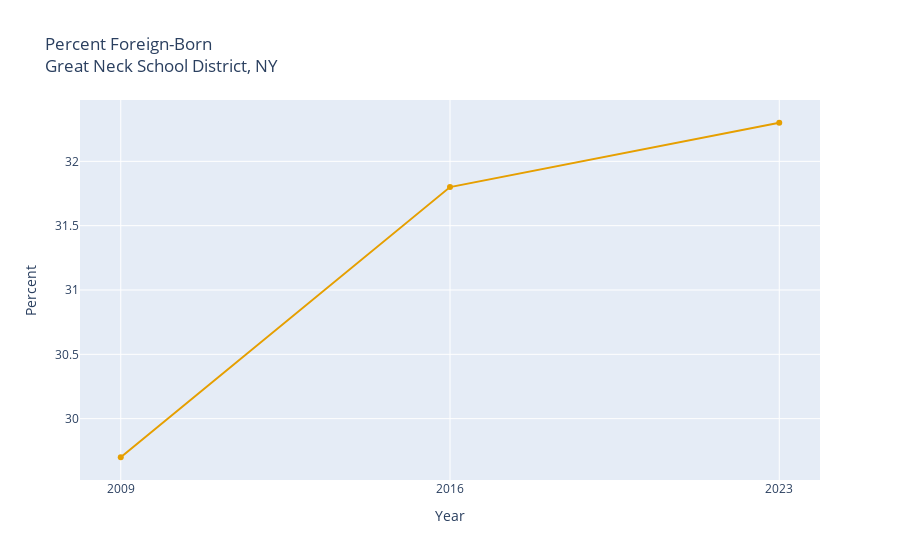

The cell this chart's notebook holds for it:
### Markdown cell above
### Percent Foreign-Born

Here is how we can graph the percentage of the population that was Foreign-Born in each of the last 3 reporting periods.

### Code cell
df_percent_foreign = df.copy()
df_percent_foreign["Percent Foreign-born"] = (
    df["Foreign-born"] / df["Total"] * 100
).round(1)

print(df_percent_foreign)
graph_multiyear(
    df_percent_foreign,
    "Percent Foreign-Born<br>Great Neck School District, NY",
    "Percent",
    ["Percent Foreign-born"],
)

### Figure 1 — Plotly figure (JSON) as saved in the notebook; plotly's stock layout.template omitted (floating-point values rounded to 4 significant figures)
{"data": [{"hovertemplate": "Year: %{x}<br>Percent Foreign-born: %{y:,}<extra></extra>", "line": {"color": "#E69F00"}, "mode": "lines+markers", "name": "Percent Foreign-born", "type": "scatter", "x": [2009, 2016, 2023], "y": [29.7, 31.8, 32.3]}], "layout": {"title": {"text": "Percent Foreign-Born<br>Great Neck School District, NY"}, "xaxis": {"tickmode": "array", "ticktext": ["2009", "2016", "2023"], "tickvals": [2009, 2016, 2023], "title": {"text": "Year"}}, "yaxis": {"title": {"text": "Percent"}}}}
